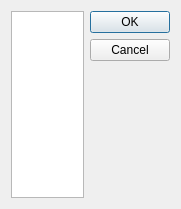
<?xml version="1.0" encoding="UTF-8"?>
<ui version="4.0">
 <class>wf_palette_design_dialog</class>
 <widget class="QDialog" name="wf_palette_design_dialog">
  <property name="geometry">
   <rect>
    <x>0</x>
    <y>0</y>
    <width>181</width>
    <height>209</height>
   </rect>
  </property>
  <property name="windowTitle">
   <string>Dialog</string>
  </property>
  <layout class="QHBoxLayout" name="horizontalLayout">
   <item>
    <widget class="QTableWidget" name="colour_table_widget">
     <property name="contextMenuPolicy">
      <enum>Qt::CustomContextMenu</enum>
     </property>
     <property name="toolTip">
      <string>&lt;html&gt;&lt;head/&gt;&lt;body&gt;&lt;p&gt;Double click a color to edit it.&lt;/p&gt;&lt;p&gt;Right click to insert or delete colors.&lt;/p&gt;&lt;p&gt;Colors at the top represent weak signals&lt;/p&gt;&lt;p&gt;and colors at the bottom represent strong&lt;/p&gt;&lt;p&gt;signals. You can have up to 256 colors.&lt;/p&gt;&lt;/body&gt;&lt;/html&gt;</string>
     </property>
     <property name="selectionMode">
      <enum>QAbstractItemView::NoSelection</enum>
     </property>
     <property name="columnCount">
      <number>1</number>
     </property>
     <attribute name="horizontalHeaderVisible">
      <bool>false</bool>
     </attribute>
     <attribute name="horizontalHeaderStretchLastSection">
      <bool>true</bool>
     </attribute>
     <column/>
    </widget>
   </item>
   <item>
    <widget class="QDialogButtonBox" name="button_box">
     <property name="orientation">
      <enum>Qt::Vertical</enum>
     </property>
     <property name="standardButtons">
      <set>QDialogButtonBox::Cancel|QDialogButtonBox::Ok</set>
     </property>
    </widget>
   </item>
  </layout>
 </widget>
 <resources/>
 <connections>
  <connection>
   <sender>button_box</sender>
   <signal>accepted()</signal>
   <receiver>wf_palette_design_dialog</receiver>
   <slot>accept()</slot>
   <hints>
    <hint type="sourcelabel">
     <x>248</x>
     <y>254</y>
    </hint>
    <hint type="destinationlabel">
     <x>157</x>
     <y>274</y>
    </hint>
   </hints>
  </connection>
  <connection>
   <sender>button_box</sender>
   <signal>rejected()</signal>
   <receiver>wf_palette_design_dialog</receiver>
   <slot>reject()</slot>
   <hints>
    <hint type="sourcelabel">
     <x>316</x>
     <y>260</y>
    </hint>
    <hint type="destinationlabel">
     <x>286</x>
     <y>274</y>
    </hint>
   </hints>
  </connection>
 </connections>
</ui>
